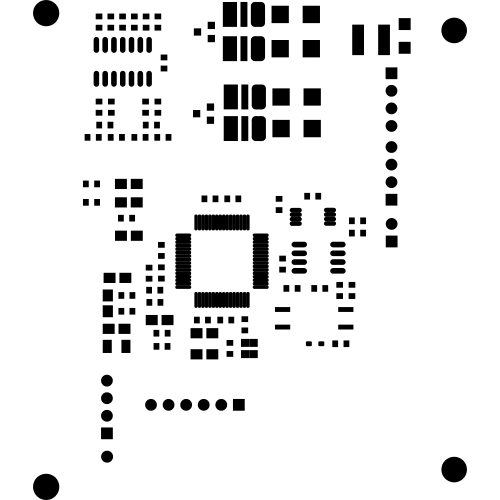
#> input picture python/压缩图片和视频/图片主体等比例变小/original/test.png, 1000 x 1000 px (shown at 1/2 size); its folder holds only this picture in this run
$ python pic_change.py
#> lines starting #> are read from the running program, lines starting #| are printed output that depends on the picture
from PIL import Image
from PIL import ImageFilter
import cv2
import time
import os
import numpy as np
im = Image.new("RGB", (400, 400), "white")
#> im: PIL image 400x400 RGB; every value is 255
imndarray = np.array(im)


path = "./original"
path1 = "./changed"
filenames = os.listdir(path)

begin_time = time.time()
#读入图像
#resp = urllib.request.urlopen(url)
#image = np.asarray(bytearray(resp.read()), dtype="uint8")
#image = cv2.imdecode(image, cv2.IMREAD_COLOR)
for i in filenames:
    filename = os.path.join(path, i)
    filename1 = os.path.join(path1, i)
    image = cv2.imdecode(np.fromfile(filename, dtype=np.uint8), -1)
#> image is the input picture: shape (1000, 1000, 4); mean B, G, R, A 230.8, 230.8, 230.8, 255
    #双三次插值
    height, width = image.shape[:2]  #获取原图像的水平方向尺寸和垂直方向尺寸。
#> height = 1000; width = 1000
    print("原始图像大小: {}x{}".format(height, width))
#| 原始图像大小: 1000x1000

    # 变成正方形图片
    new_size = 400
    temp = max(height, width)
#> temp = 1000
    multemp = temp/400
#> multemp = 2.5
    if height > width:
        res = cv2.resize(image, (int(width / multemp), 400), interpolation=cv2.INTER_AREA)
    elif height < width:
        res = cv2.resize(image, (400, int(height / multemp)), interpolation=cv2.INTER_AREA)
    else:
        res = cv2.resize(image, (400, 400), interpolation=cv2.INTER_AREA)
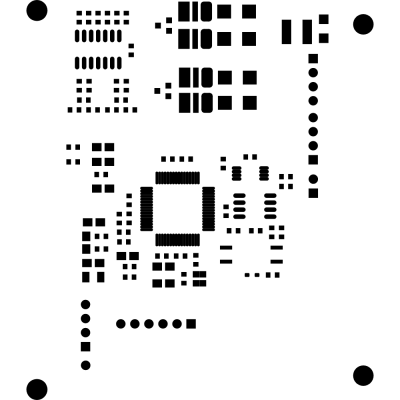
#> res: shape (400, 400, 4); mean B, G, R, A 230.8, 230.8, 230.8, 255

    cv2.imwrite("./ret.jpg", res)
    imgE = Image.open("./ret.jpg")
    gary2 = imgE.filter(ImageFilter.DETAIL)

    #图像点运算
    gary3 = gary2.point(lambda i: i*0.9)
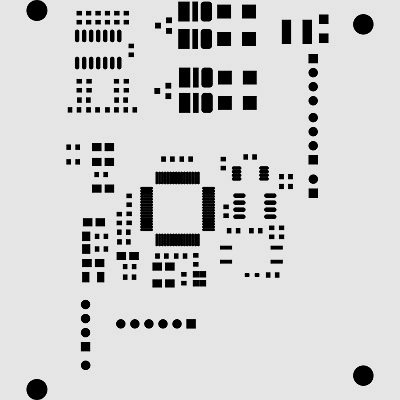
#> gary3: PIL image 400x400 RGB; min 0, max 230, mean 208
    #savePath = (filename1)
    img_convert_ndarray = np.array(gary3)
    height1, width1 = img_convert_ndarray.shape[:2]
#> height1 = 400; width1 = 400

    print(height1, width1)
#| 400 400
    height1 = 300
    width1 = 300

    temph = int((400 - height1)/2)
    tempw = int((400 - width1)/2)

    print(temph, tempw, 400-temph-height1, 400-tempw-width1)

    #a = cv2.copyMakeBorder(img_convert_ndarray, temph, 400-temph-height1, tempw, 400-tempw-width1, cv2.BORDER_CONSTANT, value=[255, 255, 255])
    a = cv2.copyMakeBorder(img_convert_ndarray, 100, 100, 100, 100, cv2.BORDER_CONSTANT, value=[255, 255, 255])
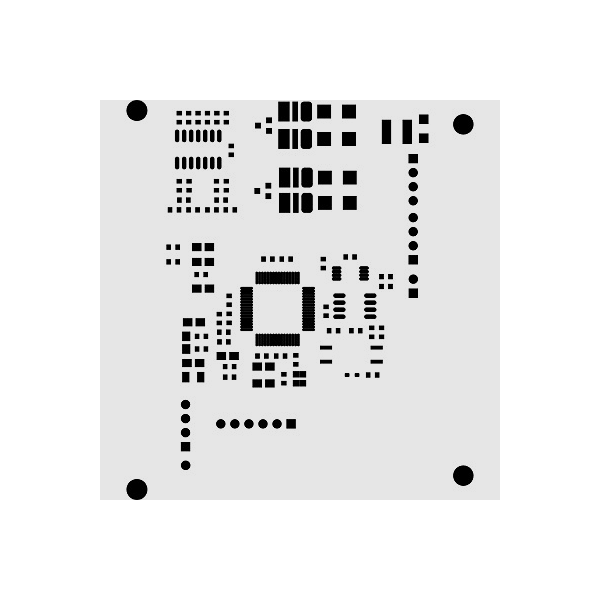
#> a: shape (600, 600, 3); min 0, max 255, mean 234.1
    cv2.imencode('.jpg', a)[1].tofile(filename1)  # 保存图片

end_time = time.time()
print (u'总共耗时：' + str(end_time - begin_time) + 's')
